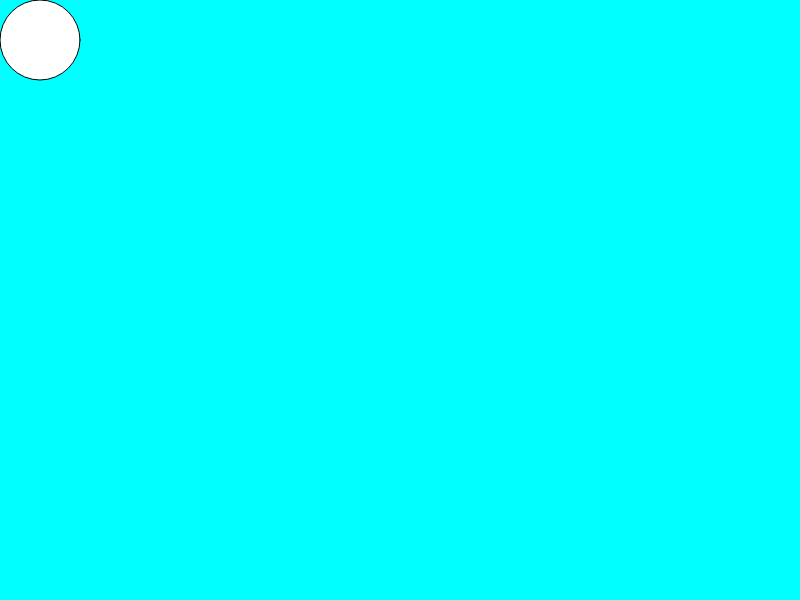
Frame 1 (no input)
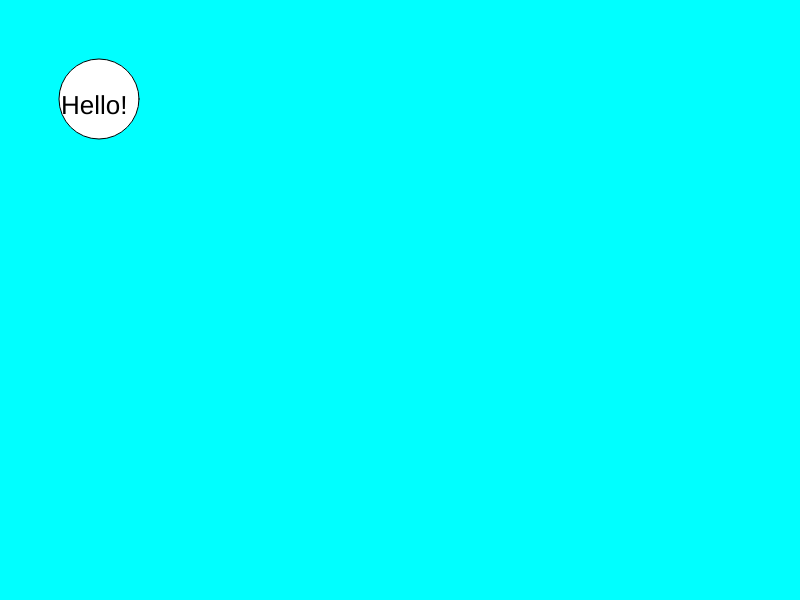
Frame 60 (no input)
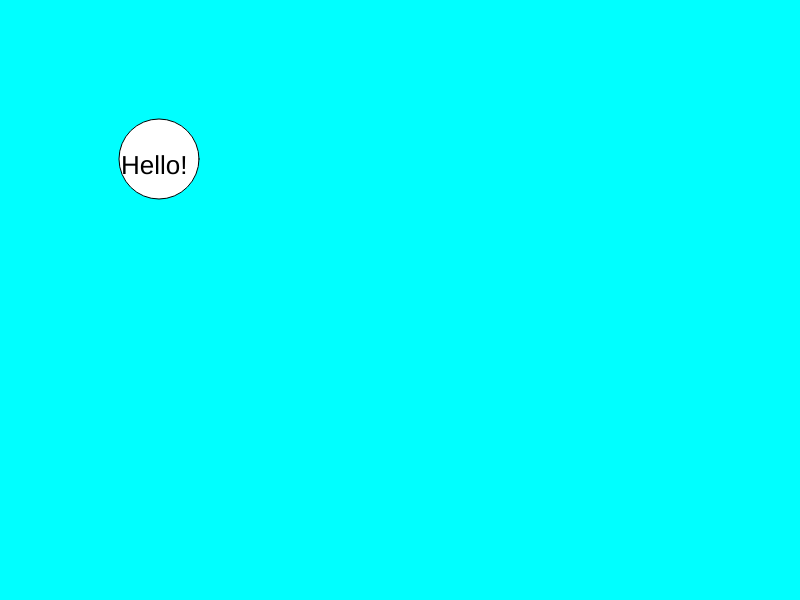
Frame 120 (the mouse pressed at the canvas centre since frame 60)

The p5.js sketch that drew these frames (run headless with seeded random() and noise() and a simulated clock; from frame 60 on, the mouse is pressed at the canvas centre):

// p5.js sketch
// ── sketch.js
let i       = 0;
let j       = 0;
let iUp     = {bool: true};
let jUp     = {bool: true};
let cHeight = 600;
let cWidth  = 800;
let s       = "Hello!"

function setup() {
  createCanvas(cWidth, cHeight);
}

function draw() {
  background(0, 255, 255);

  fill(255);
  ellipse(i + 40, j + 40, 80, 80);

  fill(0);
  textSize(26);
  text(s, i + 2, j + 35, i + 60, j);

  i = incrementer(i, iUp, cWidth);
  j = incrementer(j, jUp, cHeight);

}

function incrementer(a, obj, limit) {
  if (obj.bool) {
    if (a <= (limit - 80)) {
      return a + 1;
    } else {
      obj.bool = false;
      return a - 1;
    }
  } else {
    if (a >= 0) {
      return a - 1;
    } else {
      obj.bool = true;
      return a + 1;
    }
  }
}
